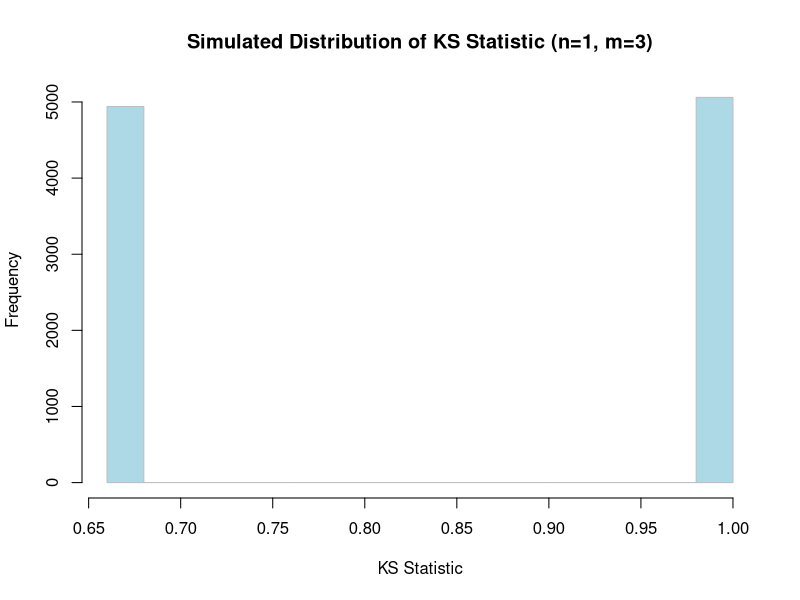

Write the R code that produced this figure.
# Function to simulate one instance of KS statistic for n=1 and m=3
simulate_KS_statistic <- function(n = 1, m = 3) {
  # Generate samples from Uniform(0,1)
  sample1 <- runif(n)
  sample2 <- runif(m)
  
  # Combine and sort the observations
  combined <- sort(c(sample1, sample2))
  
  # Compute the empirical CDF for each sample at the points in the combined sample
  ecdf1 <- sapply(combined, function(x) sum(sample1 <= x) / n)
  ecdf2 <- sapply(combined, function(x) sum(sample2 <= x) / m)
  
  # KS statistic is the maximum absolute difference between the two ECDFs
  max_diff <- max(abs(ecdf1 - ecdf2))
  return(max_diff)
}

# Set parameters for simulation
set.seed(123)  # for reproducibility
replications <- 10000
ks_stats <- numeric(replications)

# Run simulation
for (i in 1:replications) {
  ks_stats[i] <- simulate_KS_statistic(n = 1, m = 3)
}

# Show summary statistics of the simulated KS statistics
summary(ks_stats)

# Plot histogram of the simulated KS statistics
hist(ks_stats, breaks = 20, main = "Simulated Distribution of KS Statistic (n=1, m=3)",
     xlab = "KS Statistic", col = "lightblue", border = "gray")

# Optional: Print a table of frequencies for the observed KS statistic values
ks_table <- table(round(ks_stats, digits = 2))
print(ks_table)